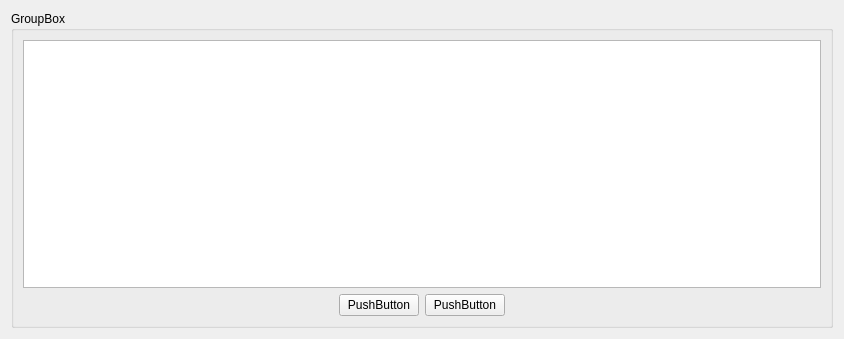
<?xml version="1.0" encoding="UTF-8"?>
<ui version="4.0">
 <class>messagebox</class>
 <widget class="QWidget" name="messagebox">
  <property name="geometry">
   <rect>
    <x>0</x>
    <y>0</y>
    <width>844</width>
    <height>339</height>
   </rect>
  </property>
  <property name="windowTitle">
   <string>Form</string>
  </property>
  <layout class="QGridLayout" name="gridLayout_2">
   <item row="0" column="0">
    <widget class="QGroupBox" name="groupBox">
     <property name="title">
      <string>GroupBox</string>
     </property>
     <layout class="QGridLayout" name="gridLayout">
      <item row="0" column="0">
       <layout class="QVBoxLayout" name="verticalLayout">
        <item>
         <widget class="QTableView" name="tableView_messages"/>
        </item>
        <item>
         <layout class="QHBoxLayout" name="horizontalLayout">
          <item>
           <spacer name="horizontalSpacer">
            <property name="orientation">
             <enum>Qt::Horizontal</enum>
            </property>
            <property name="sizeHint" stdset="0">
             <size>
              <width>40</width>
              <height>20</height>
             </size>
            </property>
           </spacer>
          </item>
          <item>
           <widget class="QPushButton" name="pushButton_refresh">
            <property name="text">
             <string>PushButton</string>
            </property>
           </widget>
          </item>
          <item>
           <widget class="QPushButton" name="pushButton_close">
            <property name="text">
             <string>PushButton</string>
            </property>
           </widget>
          </item>
          <item>
           <spacer name="horizontalSpacer_2">
            <property name="orientation">
             <enum>Qt::Horizontal</enum>
            </property>
            <property name="sizeHint" stdset="0">
             <size>
              <width>40</width>
              <height>20</height>
             </size>
            </property>
           </spacer>
          </item>
         </layout>
        </item>
       </layout>
      </item>
     </layout>
    </widget>
   </item>
  </layout>
 </widget>
 <resources/>
 <connections/>
</ui>
